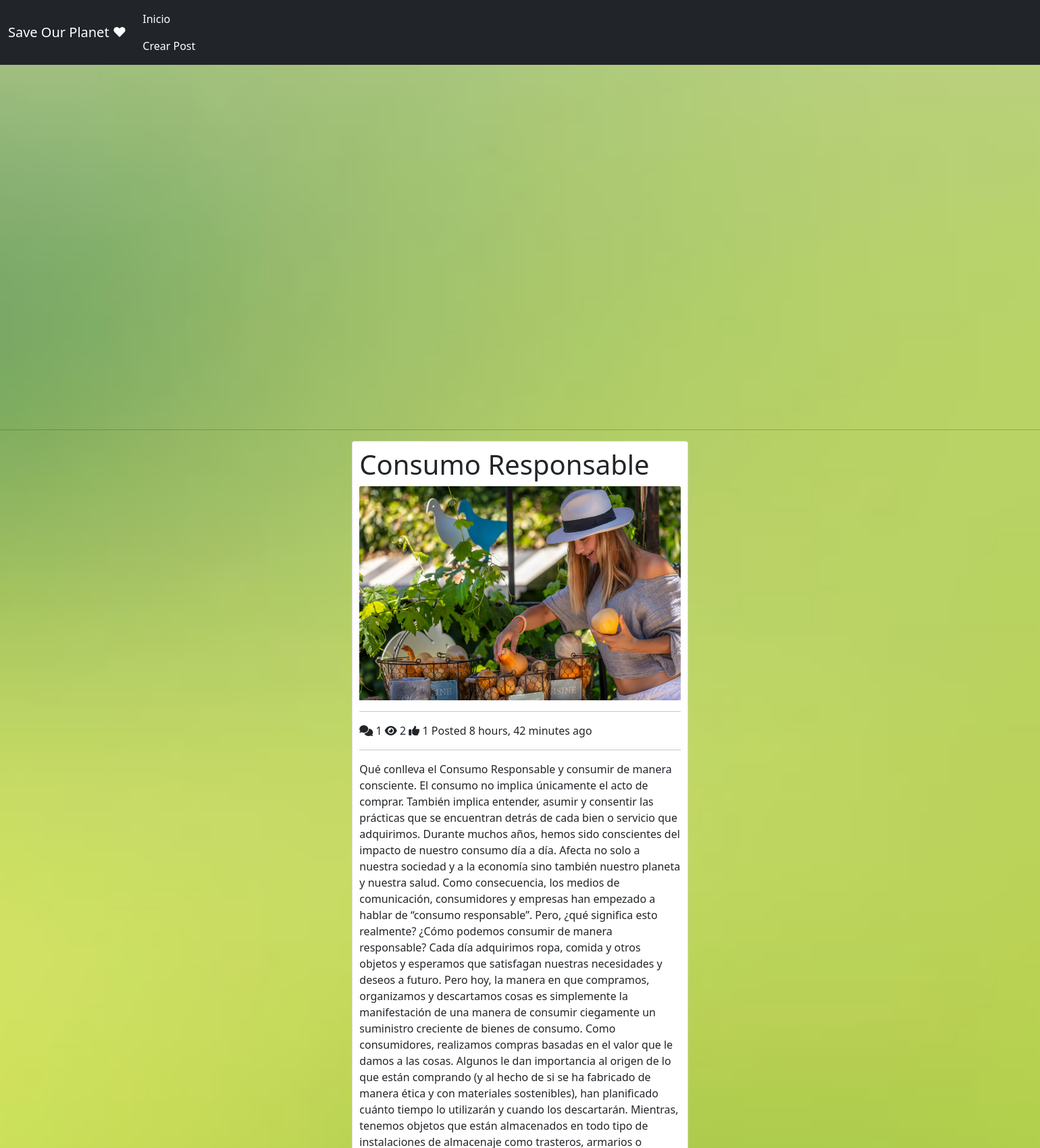
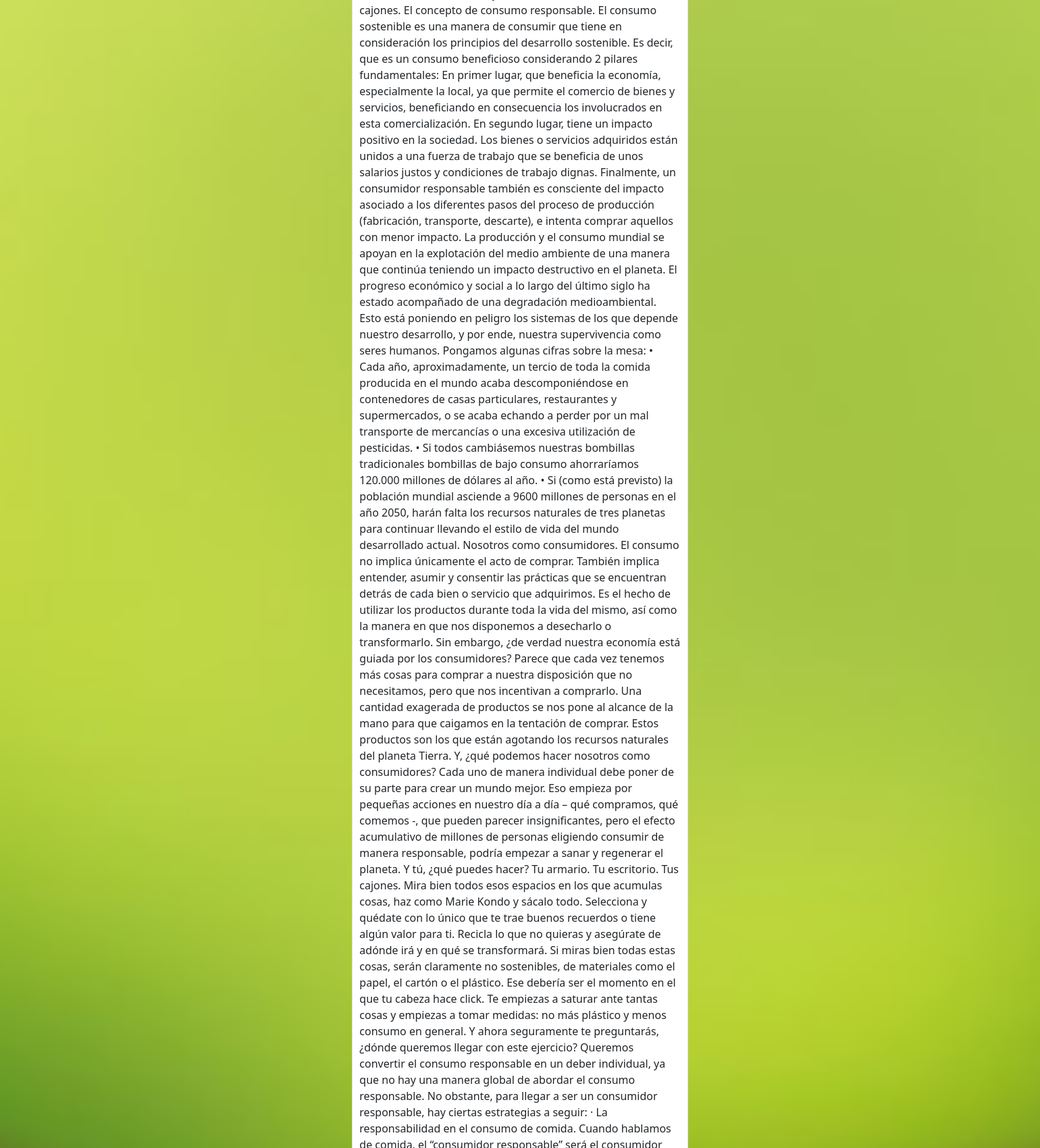
The page /Consumo/ (signed in, upper part) on the database its author committed (2 pictures, top to bottom).
### posts/models.py (models this page shows, shortened)
class Post(models.Model):
    title = models.CharField(max_length=100)
    content = models.TextField()
    thumbnail = models.ImageField()
    publish_date = models.DateTimeField(auto_now_add=True)
    last_updated = models.DateTimeField(auto_now=True)
    author = models.ForeignKey(User, on_delete=models.CASCADE)
    slug = models.SlugField()
    def get_like_url(self):
        return reverse("like", kwargs={
            'slug': self.slug
        })
    @property
    def comments(self):
        return self.comment_set.all()
    @property
    def get_comment_count(self):
        return self.comment_set.all().count()
    @property
    def get_view_count(self):
        return self.postview_set.all().count()
    @property
    def get_like_count(self):
        return self.like_set.all().count()

### posts/views.py (the view, shortened to what this page needs)
# urls.py: path('<slug>/', PostDetailView.as_view(), name='detail'),
class PostDetailView(DetailView):
    model = Post
    def get_context_data(self, **kwargs):
        context = super().get_context_data(**kwargs)
        context.update({
            'form': CommentForm()
        })
        return context
    def get_object(self, **kwargs):
        object = super().get_object(**kwargs)
        if self.request.user.is_authenticated:
            PostView.objects.get_or_create(user=self.request.user, post=object)
        return object

### templates/posts/post_detail.html (shortened to what this page needs)
{% extends "base.html" %}
{% load crispy_forms_tags %}
{% block content %}
    <div class='row'>
    <div class='col-4 offset-4'>
    <div class='card' style='padding: 10px;'>
        <h1>{{ object.title|title }}</h1>
        <img src="{{ object.thumbnail.url }}" class="card-img-top" alt="...">
        <hr />
        <div>
            <span><i class="fas fa-comments ml-2"></i> {{ object.get_comment_count }}</span>
            <span><i class="fas fa-eye ml-2"></i> {{ object.get_view_count }}</span>
            <span><i class="fas fa-thumbs-up ml-2"></i> {{ object.get_like_count }}</span>
            <span class='float-right'>Posted {{ object.publish_date|timesince }} ago</span>
        </div>
        <hr />
        <div>
        <p>{{ object.content }}</p>
        </div>
    </div>
    </div>
    </div>
{% endblock content %}

### static/estilos.css (style rules this page uses)
body { background: url(img/prueba3.jpg) no-repeat; background-size: cover; background-position: center center; background-attachment: fixed; }

### rows shown on the page
Post: title "Consumo Responsable", thumbnail (picture), get_comment_count "1", get_view_count "2", get_like_count "1", publish_date "8 hours, 42 minutes"
